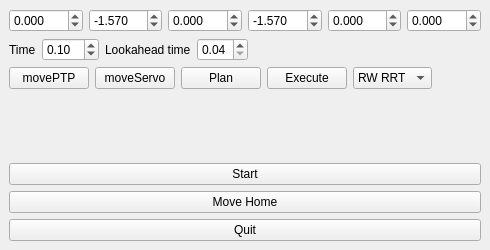
<?xml version="1.0" encoding="UTF-8"?>
<ui version="4.0">
 <class>SamplePlugin</class>
 <widget class="QDockWidget" name="SamplePlugin">
  <property name="geometry">
   <rect>
    <x>0</x>
    <y>0</y>
    <width>490</width>
    <height>250</height>
   </rect>
  </property>
  <property name="windowTitle">
   <string>DockWidget</string>
  </property>
  <widget class="QWidget" name="dockWidgetContents">
   <layout class="QVBoxLayout" name="verticalLayout_2">
    <item>
     <layout class="QVBoxLayout" name="verticalLayout">
      <item>
       <layout class="QHBoxLayout" name="horizontalLayout_2">
        <property name="topMargin">
         <number>0</number>
        </property>
        <item>
         <widget class="QDoubleSpinBox" name="boxQ1">
          <property name="decimals">
           <number>3</number>
          </property>
          <property name="minimum">
           <double>-4.000000000000000</double>
          </property>
          <property name="maximum">
           <double>4.000000000000000</double>
          </property>
          <property name="singleStep">
           <double>0.100000000000000</double>
          </property>
         </widget>
        </item>
        <item>
         <widget class="QDoubleSpinBox" name="boxQ2">
          <property name="decimals">
           <number>3</number>
          </property>
          <property name="minimum">
           <double>-4.000000000000000</double>
          </property>
          <property name="maximum">
           <double>4.000000000000000</double>
          </property>
          <property name="singleStep">
           <double>0.100000000000000</double>
          </property>
          <property name="value">
           <double>-1.570000000000000</double>
          </property>
         </widget>
        </item>
        <item>
         <widget class="QDoubleSpinBox" name="boxQ3">
          <property name="decimals">
           <number>3</number>
          </property>
          <property name="minimum">
           <double>-4.000000000000000</double>
          </property>
          <property name="maximum">
           <double>4.000000000000000</double>
          </property>
          <property name="singleStep">
           <double>0.100000000000000</double>
          </property>
         </widget>
        </item>
        <item>
         <widget class="QDoubleSpinBox" name="boxQ4">
          <property name="decimals">
           <number>3</number>
          </property>
          <property name="minimum">
           <double>-4.000000000000000</double>
          </property>
          <property name="maximum">
           <double>4.000000000000000</double>
          </property>
          <property name="singleStep">
           <double>0.100000000000000</double>
          </property>
          <property name="value">
           <double>-1.570000000000000</double>
          </property>
         </widget>
        </item>
        <item>
         <widget class="QDoubleSpinBox" name="boxQ5">
          <property name="decimals">
           <number>3</number>
          </property>
          <property name="minimum">
           <double>-4.000000000000000</double>
          </property>
          <property name="maximum">
           <double>4.000000000000000</double>
          </property>
          <property name="singleStep">
           <double>0.100000000000000</double>
          </property>
         </widget>
        </item>
        <item>
         <widget class="QDoubleSpinBox" name="boxQ6">
          <property name="decimals">
           <number>3</number>
          </property>
          <property name="minimum">
           <double>-4.000000000000000</double>
          </property>
          <property name="maximum">
           <double>4.000000000000000</double>
          </property>
          <property name="singleStep">
           <double>0.100000000000000</double>
          </property>
         </widget>
        </item>
       </layout>
      </item>
      <item>
       <layout class="QHBoxLayout" name="horizontalLayout">
        <property name="bottomMargin">
         <number>0</number>
        </property>
        <item>
         <widget class="QLabel" name="label">
          <property name="text">
           <string>Time</string>
          </property>
         </widget>
        </item>
        <item>
         <widget class="QDoubleSpinBox" name="boxTime">
          <property name="maximum">
           <double>10.000000000000000</double>
          </property>
          <property name="singleStep">
           <double>0.100000000000000</double>
          </property>
          <property name="value">
           <double>0.100000000000000</double>
          </property>
         </widget>
        </item>
        <item>
         <widget class="QLabel" name="label_2">
          <property name="text">
           <string>Lookahead time</string>
          </property>
         </widget>
        </item>
        <item>
         <widget class="QDoubleSpinBox" name="boxLookahead">
          <property name="minimum">
           <double>0.040000000000000</double>
          </property>
          <property name="maximum">
           <double>0.200000000000000</double>
          </property>
          <property name="singleStep">
           <double>0.010000000000000</double>
          </property>
         </widget>
        </item>
        <item>
         <spacer name="horizontalSpacer_2">
          <property name="orientation">
           <enum>Qt::Horizontal</enum>
          </property>
          <property name="sizeHint" stdset="0">
           <size>
            <width>40</width>
            <height>20</height>
           </size>
          </property>
         </spacer>
        </item>
       </layout>
      </item>
      <item>
       <layout class="QHBoxLayout" name="horizontalLayout_3">
        <property name="topMargin">
         <number>0</number>
        </property>
        <item>
         <widget class="QPushButton" name="btnPTP">
          <property name="text">
           <string>movePTP</string>
          </property>
         </widget>
        </item>
        <item>
         <widget class="QPushButton" name="btnServo">
          <property name="text">
           <string>moveServo</string>
          </property>
         </widget>
        </item>
        <item>
         <widget class="QPushButton" name="btnPlanner">
          <property name="text">
           <string>Plan</string>
          </property>
         </widget>
        </item>
        <item>
         <widget class="QPushButton" name="btnExecute">
          <property name="text">
           <string>Execute</string>
          </property>
         </widget>
        </item>
        <item>
         <widget class="QComboBox" name="boxPlanSelect">
          <item>
           <property name="text">
            <string>RW RRT</string>
           </property>
          </item>
          <item>
           <property name="text">
            <string>RRT</string>
           </property>
          </item>
          <item>
           <property name="text">
            <string>ARRT</string>
           </property>
          </item>
         </widget>
        </item>
        <item>
         <spacer name="horizontalSpacer">
          <property name="orientation">
           <enum>Qt::Horizontal</enum>
          </property>
          <property name="sizeHint" stdset="0">
           <size>
            <width>40</width>
            <height>20</height>
           </size>
          </property>
         </spacer>
        </item>
       </layout>
      </item>
      <item>
       <spacer name="verticalSpacer">
        <property name="orientation">
         <enum>Qt::Vertical</enum>
        </property>
        <property name="sizeHint" stdset="0">
         <size>
          <width>20</width>
          <height>40</height>
         </size>
        </property>
       </spacer>
      </item>
      <item>
       <widget class="QPushButton" name="_btn0">
        <property name="text">
         <string>Start</string>
        </property>
       </widget>
      </item>
      <item>
       <widget class="QPushButton" name="_btn2">
        <property name="text">
         <string>Move Home</string>
        </property>
       </widget>
      </item>
      <item>
       <widget class="QPushButton" name="_btn1">
        <property name="text">
         <string>Quit</string>
        </property>
       </widget>
      </item>
     </layout>
    </item>
   </layout>
  </widget>
 </widget>
 <resources/>
 <connections/>
</ui>
